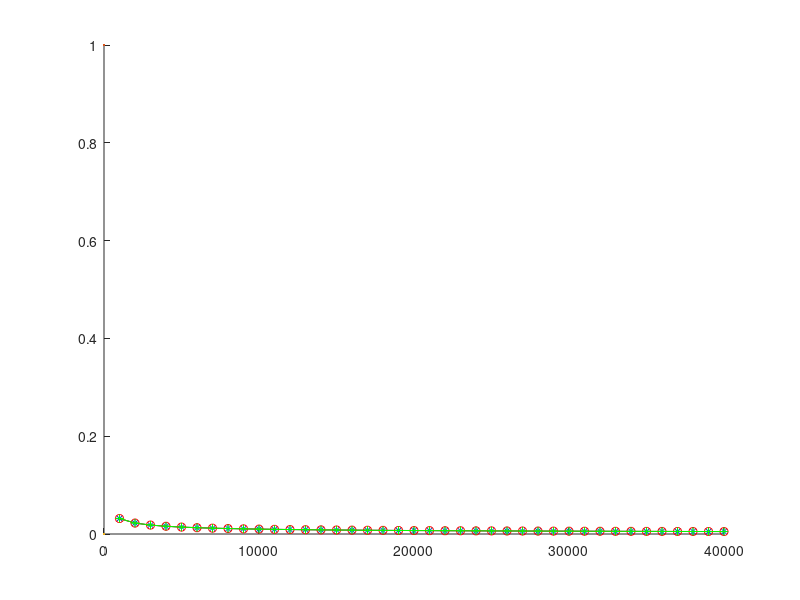

This figure's MATLAB source: (Note: this script raises an error after producing the figure.)
close all
close
clc

n_set = 1000:1000:40000;
range_R_e001 = 1.000001 ./ sqrt(n_set);
range_R_e01 = 1.0000002 ./ sqrt(n_set);
range_R_e1 = 1.0000003 ./ sqrt(n_set);
figure
hold on
plot(n_set, range_R_e001,'-*',LineWidth=3,Color=[1 0 0])
plot(n_set, range_R_e01,'-ro', LineWidth=3,Color=[1 0 1])
plot(n_set, range_R_e1,'-g+', LineWidth=2,Color=[0 1 0])
xlabel('$n$',Interpreter='latex')
ylabel('$R$', Interpreter='latex')
set(gca,'FontSize',24, 'FontName', 'Times New Roman');
ax = gca;
ax.YAxis.Exponent = -2;
legend("$\varepsilon=0.01$", "$\varepsilon=0.1$", "$\varepsilon=1$",'FontSize',20,Location="NE",Interpreter='latex')


%% R range
n_set = [10000, 40000, 80000];
e_set = [0.001, 0.002, 0.005, 0.01, 0.02, 0.05, 0.1, 0.2, 0.5, 1];
n = n_set(1);
range_R_n1k = repmat(1./sqrt(n), 1, 10);
n = n_set(2);
range_R_n10k = repmat(1./sqrt(n), 1, 10);
n = n_set(3);
range_R_n40k = repmat(1./sqrt(n), 1, 10);
figure
hold on;
plot(e_set, range_R_n1k, LineWidth = 3, Color = [1, 0, 0])
plot(e_set, range_R_n10k, LineWidth = 3, Color = [1, 0, 1])
plot(e_set, range_R_n40k, LineWidth = 3, Color = [0, 1, 0])
xlabel('$\varepsilon$', Interpreter = 'latex')
ylabel('$R$', Interpreter = 'latex')
set(gca, 'FontSize', 24, 'FontName', 'Times New Roman');
ax = gca;
ax.YAxis.Exponent = -3;
legend("$n=10^4$", "$n=4\times 10^4$", "$n=8\times 10^4$", 'FontSize', 20, Location = "NE", Interpreter = 'latex')
